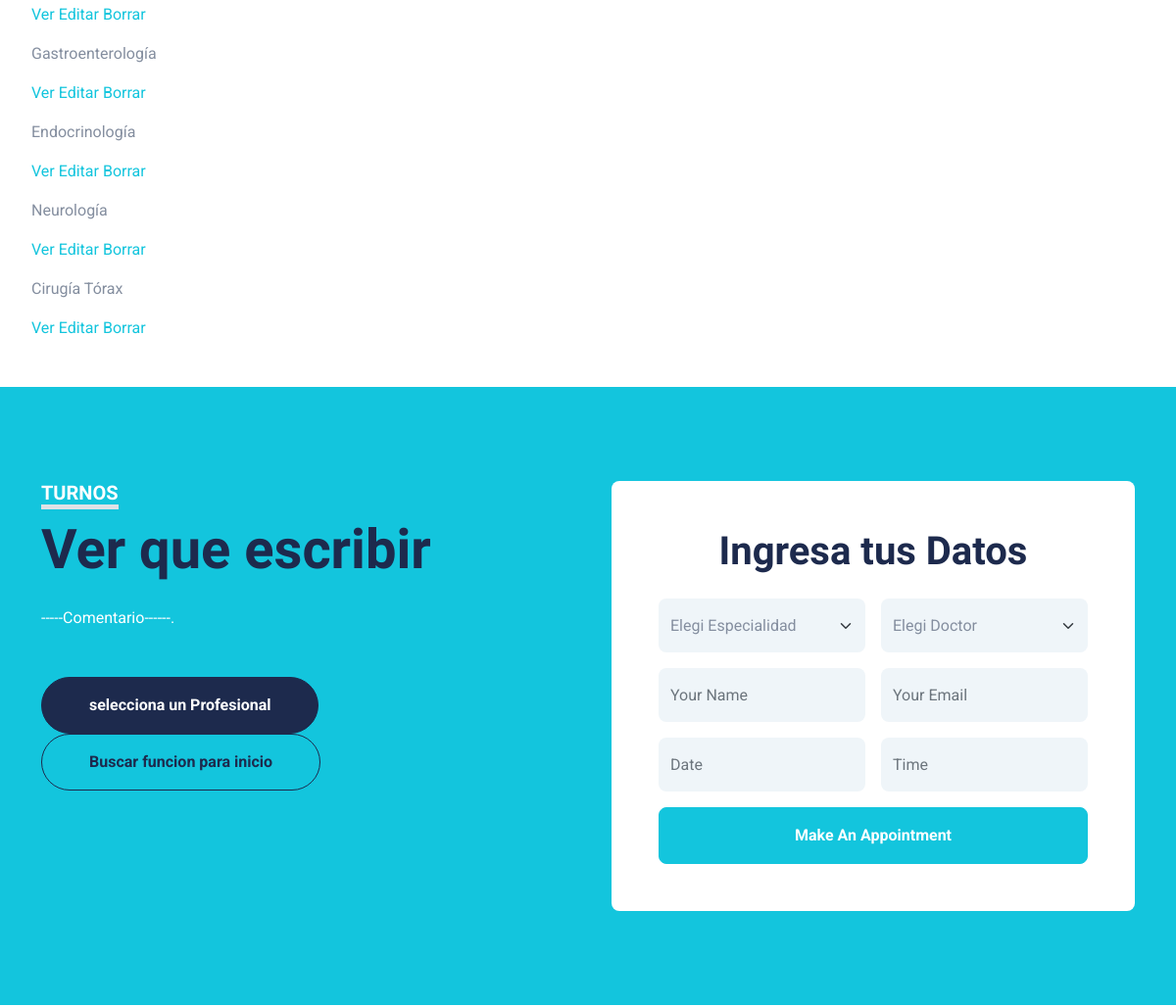
Page /AppTurnos1/especialidades/lista/ (middle part) on the earlier database version.
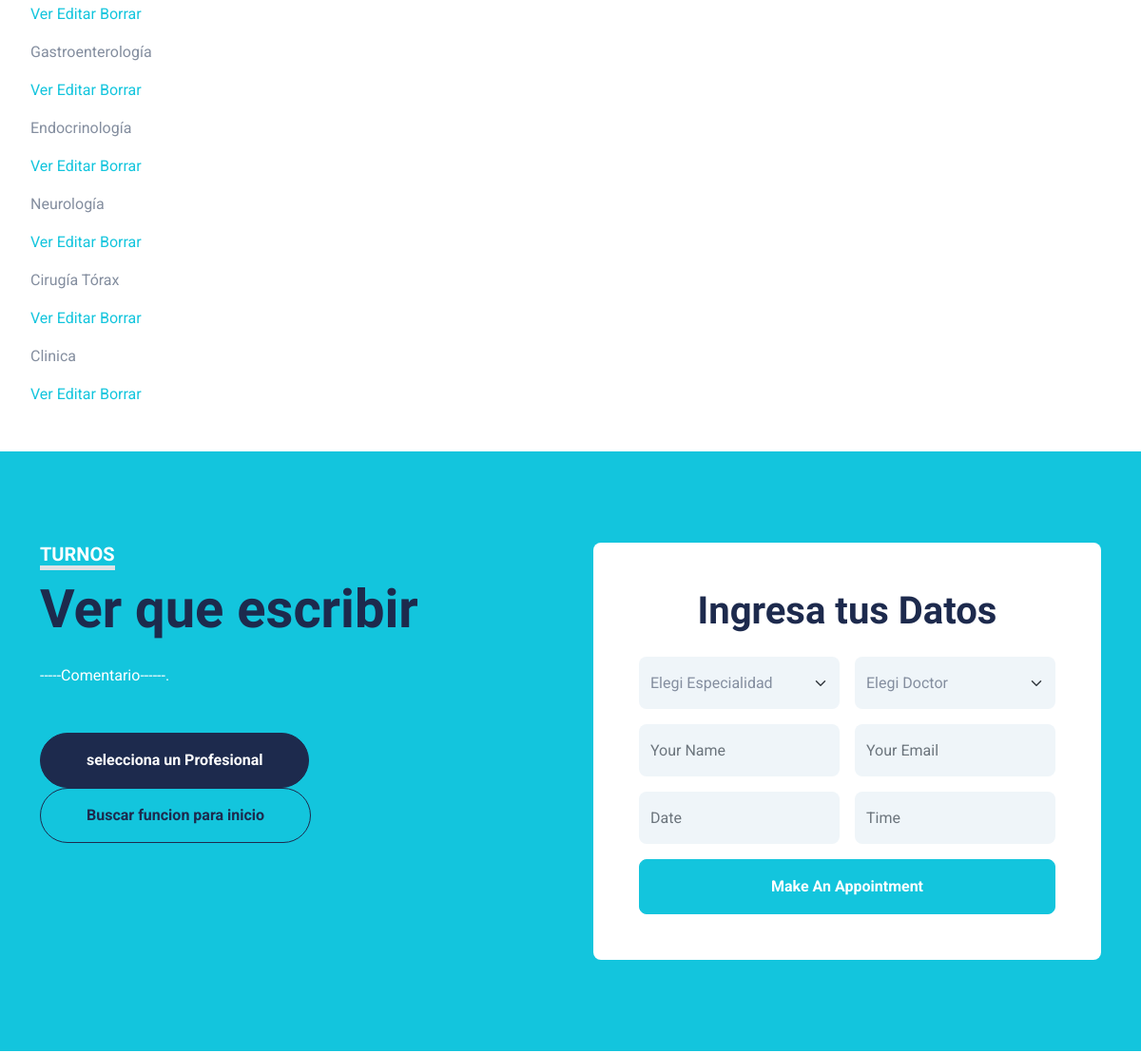
Same page on the later database version.
### AppTurnos1/models.py (models this page shows, shortened)
class especialidades(models.Model):
    especialidad= models.CharField(max_length=40)

### AppTurnos1/views.py (the view)
# urls.py: path('especialidades/lista/', views.especialidadList.as_view(),name='List'),
class especialidadList(ListView):
    model = especialidades
    template= 'AppTurnos1/especialidades_List.html'

### AppTurnos1/templates/AppTurnos1/especialidades_List.html (shortened to what this page needs)
{% extends "AppTurnos1/index.html" %}
{% load static %}
{% block Acavaloquecambia %}
<ul>
    {% for especialidad in object_list %}
        <p>{{especialidad.especialidad}}</p>
        <p>
            <a href="{% url 'Detail' especialidad.id %}"> Ver</a>
            <a href="{% url 'Edit' especialidad.id %}"> Editar</a>
            <a href="{% url 'Delete' especialidad.id %}"> Borrar</a>
        </p>
    {% endfor %}
</ul>
{% endblock %}

Differences in the rows shown:
added especialidades: especialidad "Clinica"
